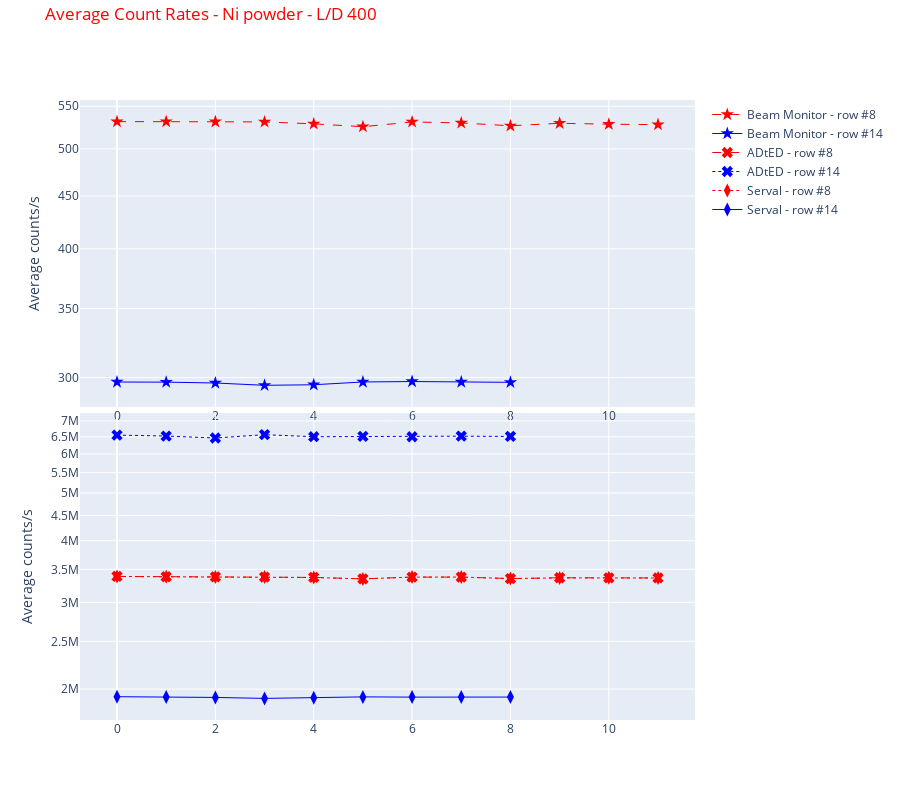

The notebook cell saved with this chart:
### Code cell
# plot of Ni, L/D 400 row #8 and row #14
display_2_rows(group1=[6718, 6729], group2=[6771, 6779], label1="row #8", label2="row #14", master_dict=master_dict)

### Figure 1 — Plotly figure (JSON) as saved in the notebook; plotly's stock layout.template omitted (floating-point values rounded to 4 significant figures)
{"data": [{"line": {"color": "red", "dash": "dash", "width": 1}, "marker": {"color": "red", "size": 10, "symbol": "star"}, "mode": "lines+markers", "name": "Beam Monitor - row #8", "type": "scatter", "xaxis": "x", "y": [531.5, 531.5, 531.3, 531.1, 528.8, 525.5, 531.1, 529.9, 526.5, 529.5, 528.4, 527.9], "yaxis": "y"}, {"line": {"color": "blue", "width": 1}, "marker": {"color": "blue", "size": 10, "symbol": "star"}, "mode": "lines+markers", "name": "Beam Monitor - row #14", "type": "scatter", "xaxis": "x", "y": [297.0, 296.9, 296.4, 294.8, 295.2, 297.1, 297.3, 297.0, 296.8], "yaxis": "y"}, {"line": {"color": "red", "dash": "dash", "width": 1}, "marker": {"color": "red", "size": 10, "symbol": "x"}, "mode": "lines+markers", "name": "ADtED - row #8", "type": "scatter", "xaxis": "x2", "y": [3386000.0, 3381000.0, 3379000.0, 3376000.0, 3370000.0, 3348000.0, 3375000.0, 3375000.0, 3352000.0, 3365000.0, 3363000.0, 3361000.0], "yaxis": "y2"}, {"line": {"color": "blue", "dash": "dot", "width": 1}, "marker": {"color": "blue", "size": 10, "symbol": "x"}, "mode": "lines+markers", "name": "ADtED - row #14", "type": "scatter", "xaxis": "x2", "y": [6553000.0, 6524000.0, 6465000.0, 6565000.0, 6503000.0, 6514000.0, 6503000.0, 6520000.0, 6511000.0], "yaxis": "y2"}, {"line": {"color": "red", "dash": "dot", "width": 1}, "marker": {"color": "red", "size": 10, "symbol": "diamond-tall"}, "mode": "lines+markers", "name": "Serval - row #8", "type": "scatter", "xaxis": "x2", "y": [3384000.0, 3380000.0, 3377000.0, 3376000.0, 3368000.0, 3347000.0, 3375000.0, 3376000.0, 3351000.0, 3362000.0, 3363000.0, 3361000.0], "yaxis": "y2"}, {"line": {"color": "blue", "width": 1}, "marker": {"color": "blue", "size": 10, "symbol": "diamond-tall"}, "mode": "lines+markers", "name": "Serval - row #14", "type": "scatter", "xaxis": "x2", "y": [1930000.0, 1928000.0, 1924000.0, 1915000.0, 1921000.0, 1929000.0, 1926000.0, 1927000.0, 1927000.0], "yaxis": "y2"}], "layout": {"height": 800, "title": {"font": {"color": "red"}, "text": "Average Count Rates - Ni powder - L/D 400", "y": 0.99, "yanchor": "top"}, "xaxis": {"anchor": "y", "domain": [0, 1]}, "xaxis2": {"anchor": "y2", "domain": [0, 1]}, "yaxis": {"anchor": "x", "domain": [0.505, 1], "title": {"text": "Average counts/s"}, "type": "log"}, "yaxis2": {"anchor": "x2", "domain": [0, 0.495], "title": {"text": "Average counts/s"}, "type": "log"}}}
